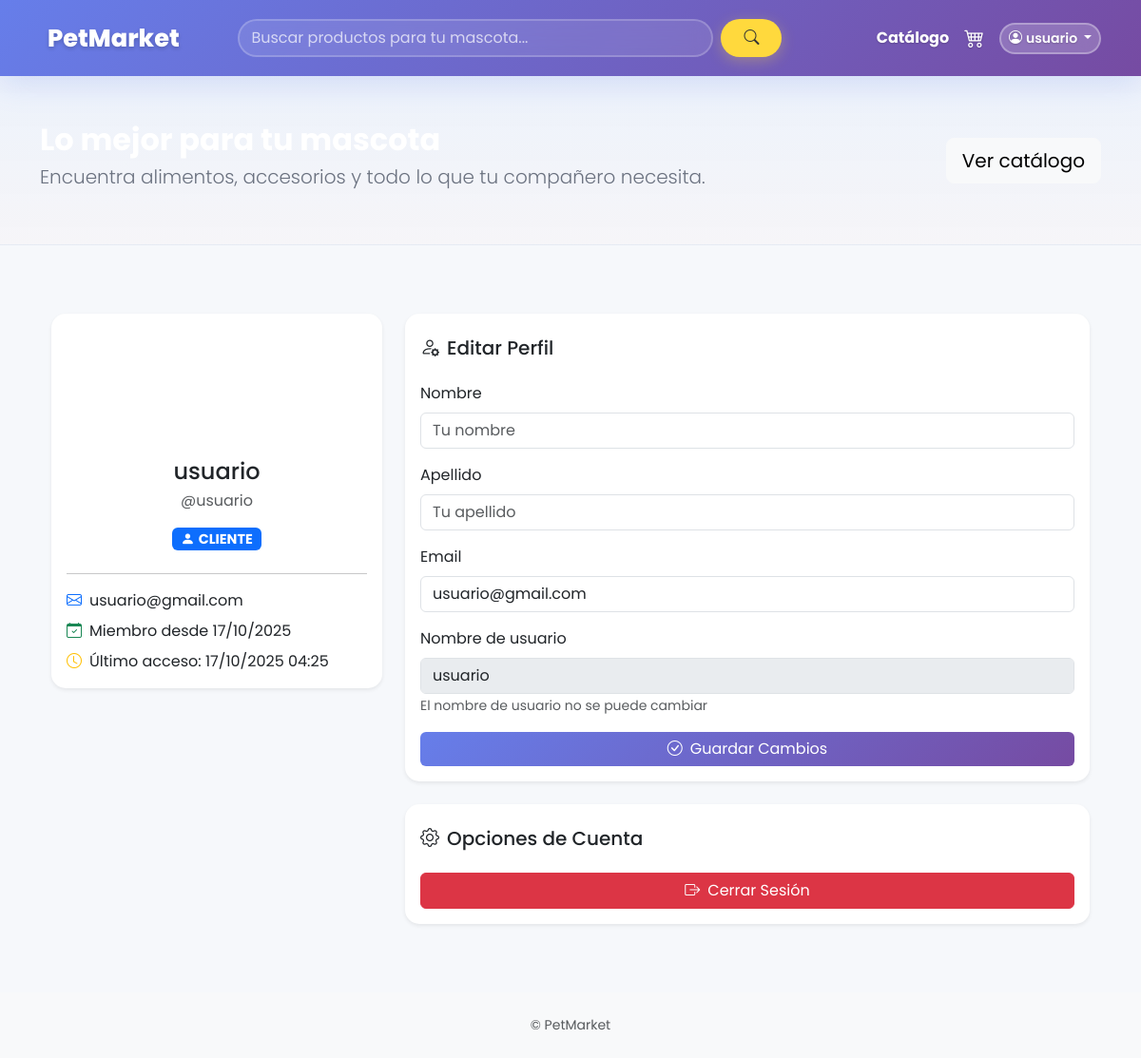
Page /accounts/web/profile/ (signed in) on the earlier database version.
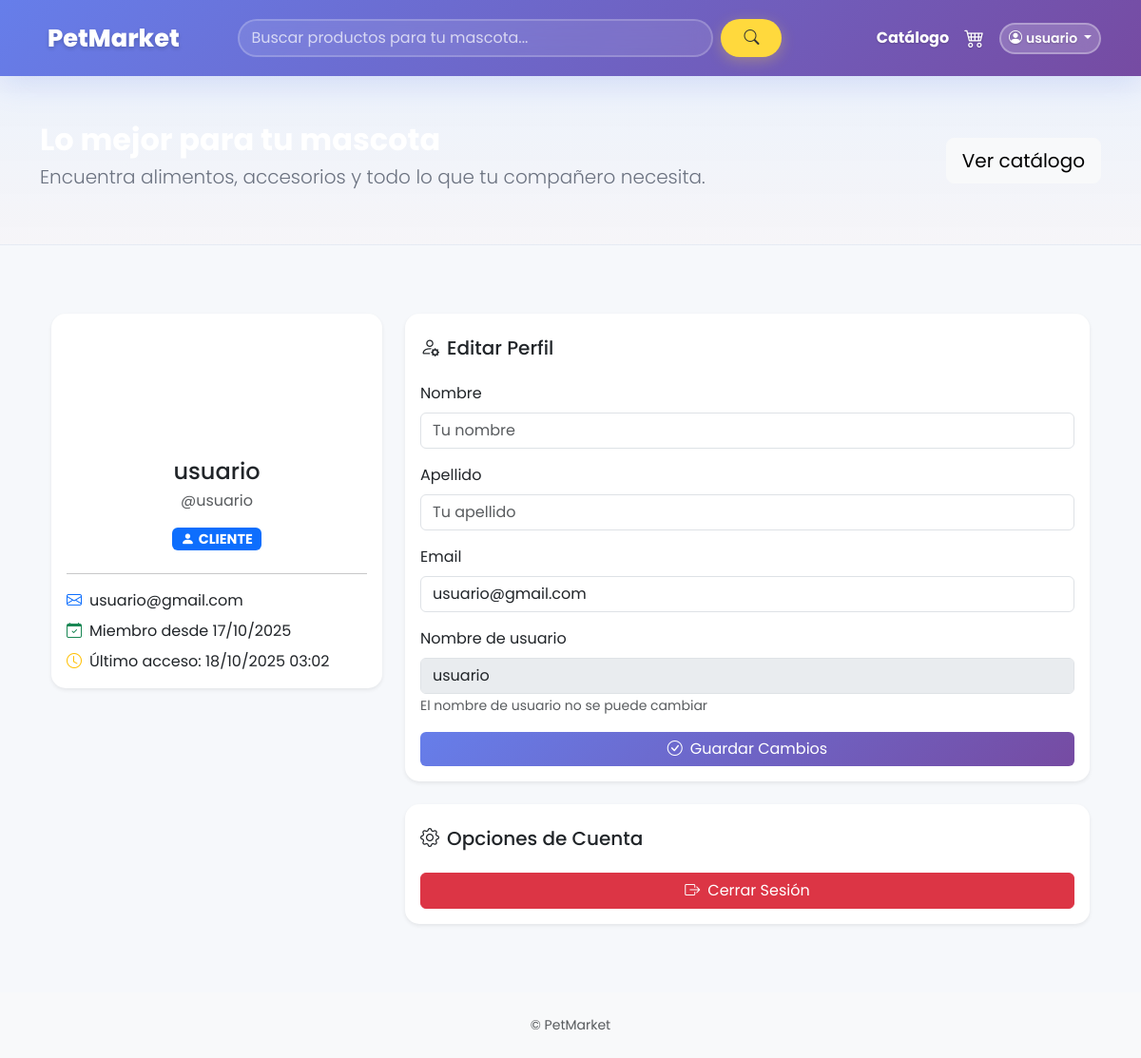
Same page on the later database version.
### accounts/models.py (models this page shows)
class CustomUser(AbstractUser):
    ROLE_CHOICES = (
        ('admin', 'Administrador'),
        ('empleado', 'Empleado'),
        ('cliente', 'Cliente'),
    )
    role = models.CharField(max_length=20, choices=ROLE_CHOICES, default='cliente')

### accounts/views.py (the view, shortened to what this page needs)
# urls.py: path('profile/', views.profile_page, name='web_profile'),
@login_required
def profile_page(request):
    return render(request, 'accounts/profile.html', {'user': request.user})

### petmarket/context_processors.py (called while the page is built)
def cart_count(request):
    cart = request.session.get('cart', {})
    count = sum(cart.values()) if isinstance(cart, dict) else 0
    return {'cart_count': count}

### templates/accounts/profile.html (shortened to what this page needs)
{% extends 'base.html' %}
{% block content %}
<div class="container py-5">
  <div class="row">
    <div class="col-md-4 mb-4">
      <div class="card border-0 shadow-sm" style="border-radius: 15px;">
        <div class="card-body text-center">
          <div class="mb-3">
            <div class="rounded-circle bg-gradient mx-auto d-flex align-items-center justify-content-center" style="width: 120px; height: 120px; background: linear-gradient(135deg, #667eea 0%, #764ba2 100%);">
              <i class="bi bi-person-fill text-white" style="font-size: 4rem;"></i>
            </div>
          </div>
          <h4 class="mb-1">{{ user.get_full_name|default:user.username }}</h4>
          <p class="text-muted mb-3">@{{ user.username }}</p>
          {% if user.is_superuser or user.role == 'admin' %}
            <span class="badge bg-danger mb-2" style="font-size: 0.9rem;">
              <i class="bi bi-shield-lock-fill me-1"></i>ADMINISTRADOR
            </span>
          {% elif user.role == 'empleado' %}
            <span class="badge bg-info mb-2" style="font-size: 0.9rem;">
              <i class="bi bi-briefcase-fill me-1"></i>EMPLEADO
            </span>
          {% else %}
            <span class="badge bg-primary mb-2" style="font-size: 0.9rem;">
              <i class="bi bi-person-fill me-1"></i>CLIENTE
            </span>
          {% endif %}
          <hr>
          <div class="text-start">
            <p class="mb-2"><i class="bi bi-envelope me-2 text-primary"></i>{{ user.email }}</p>
            <p class="mb-2"><i class="bi bi-calendar-check me-2 text-success"></i>Miembro desde {{ user.date_joined|date:"d/m/Y" }}</p>
            <p class="mb-0"><i class="bi bi-clock me-2 text-warning"></i>Último acceso: {{ user.last_login|date:"d/m/Y H:i" }}</p>
          </div>
        </div>
      </div>
    </div>
    <div class="col-md-8">
      <div class="card border-0 shadow-sm mb-4" style="border-radius: 15px;">
        <div class="card-header bg-transparent border-0 pt-4">
          <h5 class="mb-0"><i class="bi bi-person-gear me-2"></i>Editar Perfil</h5>
        </div>
        <div class="card-body">
          <form method="post">
            <div class="mb-3">
              <label for="first_name" class="form-label">Nombre</label>
              <input type="text" class="form-control" id="first_name" name="first_name" value="{{ user.first_name }}" placeholder="Tu nombre">
            </div>
            <div class="mb-3">
              <label for="last_name" class="form-label">Apellido</label>
              <input type="text" class="form-control" id="last_name" name="last_name" value="{{ user.last_name }}" placeholder="Tu apellido">
            </div>
            <div class="mb-3">
              <label for="email" class="form-label">Email</label>
              <input type="email" class="form-control" id="email" name="email" value="{{ user.email }}" required>
            </div>
            <div class="mb-3">
              <label class="form-label">Nombre de usuario</label>
              <input type="text" class="form-control" value="{{ user.username }}" disabled>
              <small class="text-muted">El nombre de usuario no se puede cambiar</small>
            </div>
            <button type="submit" class="btn btn-primary w-100">
              <i class="bi bi-check-circle me-2"></i>Guardar Cambios
            </button>
          </form>
        </div>
      </div>
      <div class="card border-0 shadow-sm" style="border-radius: 15px;">
        <div class="card-header bg-transparent border-0 pt-4">
          <h5 class="mb-0"><i class="bi bi-gear me-2"></i>Opciones de Cuenta</h5>
        </div>
        <div class="card-body">
          <a href="/accounts/web/logout/" class="btn btn-danger w-100">
            <i class="bi bi-box-arrow-right me-2"></i>Cerrar Sesión
          </a>
        </div>
      </div>
    </div>
  </div>
</div>
{% endblock %}

### templates/base.html (shortened to what this page needs)
{% load static %}
<!doctype html>
<html lang="es">
  <head>
  <link href="https://cdn.jsdelivr.net/npm/bootstrap@5.3.2/dist/css/bootstrap.min.css" rel="stylesheet">
  <link rel="stylesheet" href="https://cdn.jsdelivr.net/npm/bootstrap-icons@1.11.3/font/bootstrap-icons.css">
    <link rel="stylesheet" href="{% static 'css/site.css' %}">
  </head>
  <body style="font-family: 'Poppins', system-ui, -apple-system, 'Segoe UI', Roboto, 'Helvetica Neue', Arial;">
    <nav class="navbar navbar-expand-lg navbar-dark py-3" style="background: linear-gradient(135deg, #667eea 0%, #764ba2 100%); box-shadow: 0 8px 32px rgba(102, 126, 234, 0.2);">
      <div class="container">
        <a class="navbar-brand d-flex align-items-center" href="/" style="text-decoration:none;">
          <div class="petmarket-logo-text">
            <span style="font-weight:800; color:white; font-size:1.6rem; text-shadow: 0 2px 4px rgba(0,0,0,0.2);">PetMarket</span>
          </div>
        </a>
        <div class="collapse navbar-collapse" id="mainNav">
          <div class="mx-auto my-2 my-lg-0" style="width:60%">
            <form class="d-flex" method="get" action="/productos/">
              <input class="form-control me-2" type="search" placeholder="Buscar productos para tu mascota..." aria-label="Buscar" name="q" value="{{ request.GET.q }}" style="border-radius: 25px; border: 2px solid rgba(255,255,255,0.2); background: rgba(255,255,255,0.1); color: white; backdrop-filter: blur(10px);" onFocus="this.style.background='rgba(255,255,255,0.2)'" onBlur="this.style.background='rgba(255,255,255,0.1)'">
              <button class="btn btn-warning" type="submit" style="border-radius: 25px; padding: 0.5rem 1.5rem; font-weight: 600; background: #ffd93d; border: none; color: #333; box-shadow: 0 4px 15px rgba(255, 217, 61, 0.3);">
                <i class="bi bi-search"></i>
              </button>
            </form>
          </div>
          <ul class="navbar-nav ms-auto align-items-center">
            <li class="nav-item"><a class="nav-link text-white fw-bold" href="/productos/" style="text-shadow: 0 1px 2px rgba(0,0,0,0.2); transition: all 0.3s ease;" onMouseOver="this.style.color='#ffd93d'" onMouseOut="this.style.color='white'">Catálogo</a></li>
            <li class="nav-item">
              <a class="nav-link position-relative text-white" href="/carrito/" style="font-size: 1.3rem; text-shadow: 0 1px 2px rgba(0,0,0,0.2); transition: all 0.3s ease;" onMouseOver="this.style.color='#ffd93d'" onMouseOut="this.style.color='white'">
                <i class="bi bi-cart4"></i>
              </a>
            </li>
            <li class="nav-item ms-2">
              {% if request.user.is_authenticated %}
                <div class="dropdown">
                  <a class="btn btn-sm dropdown-toggle" href="#" role="button" data-bs-toggle="dropdown" style="background: rgba(255,255,255,0.2); color: white; border: 2px solid rgba(255,255,255,0.3); border-radius: 25px; backdrop-filter: blur(10px); font-weight: 600; text-shadow: 0 1px 2px rgba(0,0,0,0.2);">
                    <i class="bi bi-person-circle me-1"></i>{{ request.user.username }}
                  </a>
                </div>
              {% endif %}
            </li>
          </ul>
        </div>
      </div>
    </nav>
    {% if request.resolver_match.url_name != 'index' %}
    <header class="site-hero-compact py-5 text-white">
      <div class="container">
        <div class="row align-items-center">
          <div class="col-md-8">
            <h2 class="fw-bold mb-1">Lo mejor para tu mascota</h2>
            <p class="lead mb-2">Encuentra alimentos, accesorios y todo lo que tu compañero necesita.</p>
          </div>
          <div class="col-md-4 text-md-end">
            <a href="/productos/" class="btn btn-light btn-lg">Ver catálogo</a>
          </div>
        </div>
      </div>
    </header>
    {% endif %}
    <main class="py-4">
      <div class="container">
        {% block content %}{% endblock %}
      </div>
    </main>
    <footer class="text-muted py-4 bg-light">
      <div class="container text-center small">© PetMarket</div>
    </footer>
  </body>
 </html>

Differences in the rows shown:
changed CustomUser "usuario": last_login "17/10/2025 04:25" → "18/10/2025 03:02"
